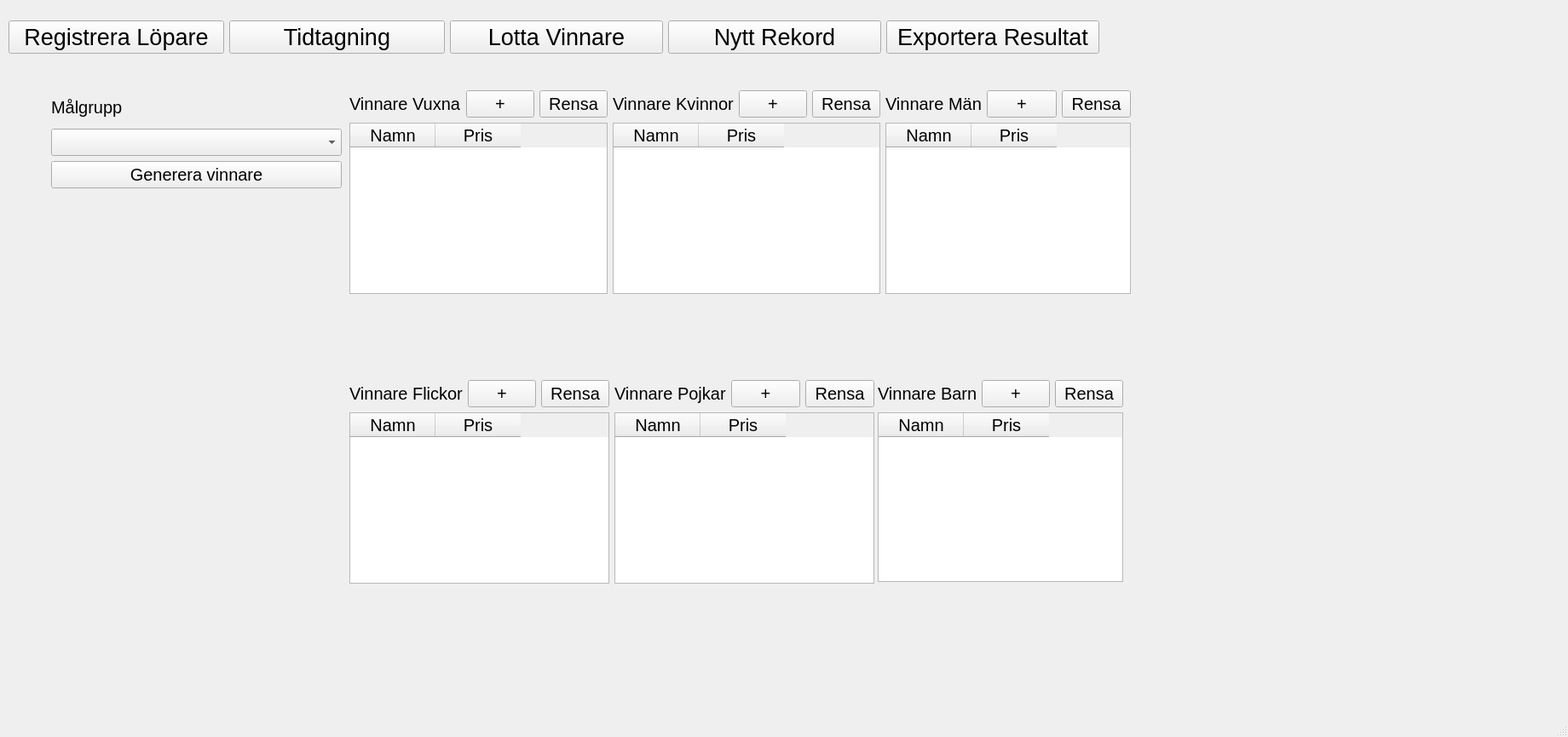
<?xml version="1.0" encoding="UTF-8"?>
<ui version="4.0">
 <class>MainWindow</class>
 <widget class="QMainWindow" name="MainWindow">
  <property name="geometry">
   <rect>
    <x>0</x>
    <y>0</y>
    <width>1840</width>
    <height>865</height>
   </rect>
  </property>
  <property name="sizePolicy">
   <sizepolicy hsizetype="Expanding" vsizetype="Expanding">
    <horstretch>0</horstretch>
    <verstretch>0</verstretch>
   </sizepolicy>
  </property>
  <property name="minimumSize">
   <size>
    <width>250</width>
    <height>0</height>
   </size>
  </property>
  <property name="font">
   <font>
    <pointsize>15</pointsize>
   </font>
  </property>
  <property name="windowTitle">
   <string>Älvsutloppet</string>
  </property>
  <widget class="QWidget" name="centralwidget">
   <widget class="QStackedWidget" name="stackedWidget">
    <property name="geometry">
     <rect>
      <x>10</x>
      <y>96</y>
      <width>1661</width>
      <height>731</height>
     </rect>
    </property>
    <property name="sizePolicy">
     <sizepolicy hsizetype="Expanding" vsizetype="Expanding">
      <horstretch>0</horstretch>
      <verstretch>0</verstretch>
     </sizepolicy>
    </property>
    <property name="currentIndex">
     <number>3</number>
    </property>
    <widget class="QWidget" name="starting">
     <widget class="QLabel" name="startImageLabel">
      <property name="geometry">
       <rect>
        <x>150</x>
        <y>70</y>
        <width>781</width>
        <height>421</height>
       </rect>
      </property>
      <property name="text">
       <string>TextLabel</string>
      </property>
     </widget>
    </widget>
    <widget class="QWidget" name="registerRunners">
     <widget class="QTableWidget" name="registerTable">
      <property name="geometry">
       <rect>
        <x>160</x>
        <y>0</y>
        <width>901</width>
        <height>481</height>
       </rect>
      </property>
      <property name="font">
       <font>
        <pointsize>15</pointsize>
       </font>
      </property>
      <attribute name="verticalHeaderVisible">
       <bool>false</bool>
      </attribute>
      <column>
       <property name="text">
        <string>StartNummer#</string>
       </property>
       <property name="font">
        <font>
         <pointsize>15</pointsize>
        </font>
       </property>
      </column>
      <column>
       <property name="text">
        <string>Namn</string>
       </property>
       <property name="font">
        <font>
         <pointsize>15</pointsize>
        </font>
       </property>
      </column>
      <column>
       <property name="text">
        <string>Kvinna</string>
       </property>
       <property name="font">
        <font>
         <pointsize>15</pointsize>
        </font>
       </property>
      </column>
      <column>
       <property name="text">
        <string>Man</string>
       </property>
       <property name="font">
        <font>
         <pointsize>15</pointsize>
        </font>
       </property>
      </column>
      <column>
       <property name="text">
        <string>Grön Bana</string>
       </property>
       <property name="font">
        <font>
         <pointsize>15</pointsize>
        </font>
       </property>
      </column>
      <column>
       <property name="text">
        <string>Orange Bana</string>
       </property>
       <property name="font">
        <font>
         <pointsize>15</pointsize>
        </font>
       </property>
      </column>
      <column>
       <property name="text">
        <string>Födelseår</string>
       </property>
       <property name="font">
        <font>
         <pointsize>15</pointsize>
        </font>
       </property>
      </column>
      <column>
       <property name="text">
        <string>Ta bort</string>
       </property>
       <property name="font">
        <font>
         <pointsize>15</pointsize>
        </font>
       </property>
      </column>
     </widget>
     <widget class="QPushButton" name="addRunnerButton">
      <property name="geometry">
       <rect>
        <x>10</x>
        <y>0</y>
        <width>141</width>
        <height>24</height>
       </rect>
      </property>
      <property name="font">
       <font>
        <pointsize>15</pointsize>
       </font>
      </property>
      <property name="text">
       <string>Lägg till löpare</string>
      </property>
     </widget>
     <widget class="QPushButton" name="clearRegisterTableButton">
      <property name="geometry">
       <rect>
        <x>10</x>
        <y>40</y>
        <width>131</width>
        <height>24</height>
       </rect>
      </property>
      <property name="text">
       <string>Töm listan</string>
      </property>
     </widget>
    </widget>
    <widget class="QWidget" name="OnGoingRace">
     <widget class="QTableWidget" name="resultTable">
      <property name="geometry">
       <rect>
        <x>220</x>
        <y>0</y>
        <width>901</width>
        <height>471</height>
       </rect>
      </property>
      <property name="font">
       <font>
        <pointsize>15</pointsize>
       </font>
      </property>
      <attribute name="horizontalHeaderStretchLastSection">
       <bool>false</bool>
      </attribute>
      <attribute name="verticalHeaderVisible">
       <bool>false</bool>
      </attribute>
      <column>
       <property name="text">
        <string>#</string>
       </property>
       <property name="font">
        <font>
         <pointsize>15</pointsize>
        </font>
       </property>
      </column>
      <column>
       <property name="text">
        <string>Tid</string>
       </property>
       <property name="font">
        <font>
         <pointsize>15</pointsize>
        </font>
       </property>
      </column>
      <column>
       <property name="text">
        <string>Namn</string>
       </property>
       <property name="font">
        <font>
         <pointsize>15</pointsize>
        </font>
       </property>
      </column>
      <column>
       <property name="text">
        <string>Spurttid</string>
       </property>
       <property name="font">
        <font>
         <pointsize>15</pointsize>
        </font>
       </property>
      </column>
      <column>
       <property name="text">
        <string>Ta bort</string>
       </property>
       <property name="font">
        <font>
         <pointsize>15</pointsize>
        </font>
       </property>
      </column>
     </widget>
     <widget class="QPushButton" name="undoButton">
      <property name="geometry">
       <rect>
        <x>10</x>
        <y>450</y>
        <width>118</width>
        <height>24</height>
       </rect>
      </property>
      <property name="font">
       <font>
        <pointsize>15</pointsize>
       </font>
      </property>
      <property name="text">
       <string>Ångra borttagen tid</string>
      </property>
     </widget>
     <widget class="QPushButton" name="startButton">
      <property name="geometry">
       <rect>
        <x>6</x>
        <y>54</y>
        <width>80</width>
        <height>24</height>
       </rect>
      </property>
      <property name="font">
       <font>
        <pointsize>15</pointsize>
       </font>
      </property>
      <property name="text">
       <string>Starta lopp</string>
      </property>
     </widget>
     <widget class="QPushButton" name="stopButton">
      <property name="geometry">
       <rect>
        <x>6</x>
        <y>114</y>
        <width>80</width>
        <height>24</height>
       </rect>
      </property>
      <property name="font">
       <font>
        <pointsize>15</pointsize>
       </font>
      </property>
      <property name="text">
       <string>Avsluta lopp</string>
      </property>
     </widget>
     <widget class="QPushButton" name="finishButton">
      <property name="geometry">
       <rect>
        <x>6</x>
        <y>84</y>
        <width>116</width>
        <height>24</height>
       </rect>
      </property>
      <property name="font">
       <font>
        <pointsize>15</pointsize>
       </font>
      </property>
      <property name="text">
       <string>Registrera målgång</string>
      </property>
     </widget>
     <widget class="QLabel" name="currentTimeLabel">
      <property name="geometry">
       <rect>
        <x>6</x>
        <y>5</y>
        <width>144</width>
        <height>43</height>
       </rect>
      </property>
      <property name="font">
       <font>
        <pointsize>36</pointsize>
        <bold>true</bold>
       </font>
      </property>
      <property name="text">
       <string>00:00.000</string>
      </property>
     </widget>
     <widget class="QPushButton" name="clearButton">
      <property name="geometry">
       <rect>
        <x>6</x>
        <y>144</y>
        <width>80</width>
        <height>24</height>
       </rect>
      </property>
      <property name="font">
       <font>
        <pointsize>15</pointsize>
       </font>
      </property>
      <property name="text">
       <string>Nollställ</string>
      </property>
     </widget>
    </widget>
    <widget class="QWidget" name="Randomizer">
     <widget class="QWidget" name="layoutWidget">
      <property name="geometry">
       <rect>
        <x>50</x>
        <y>10</y>
        <width>341</width>
        <height>115</height>
       </rect>
      </property>
      <layout class="QVBoxLayout" name="GenerateLayout">
       <item>
        <layout class="QHBoxLayout" name="horizontalLayout_2">
         <item>
          <layout class="QVBoxLayout" name="verticalLayout">
           <item>
            <widget class="QLabel" name="targetGroupLabel">
             <property name="font">
              <font>
               <pointsize>15</pointsize>
              </font>
             </property>
             <property name="text">
              <string>Målgrupp</string>
             </property>
            </widget>
           </item>
           <item>
            <widget class="QComboBox" name="targetGroupComboBox">
             <property name="font">
              <font>
               <pointsize>15</pointsize>
              </font>
             </property>
            </widget>
           </item>
          </layout>
         </item>
        </layout>
       </item>
       <item>
        <widget class="QPushButton" name="generateButton">
         <property name="font">
          <font>
           <pointsize>15</pointsize>
          </font>
         </property>
         <property name="text">
          <string>Generera vinnare</string>
         </property>
        </widget>
       </item>
      </layout>
     </widget>
     <widget class="QWidget" name="layoutWidget">
      <property name="geometry">
       <rect>
        <x>400</x>
        <y>10</y>
        <width>917</width>
        <height>239</height>
       </rect>
      </property>
      <layout class="QHBoxLayout" name="Winner_All_Female_Male_Layout">
       <item>
        <layout class="QVBoxLayout" name="verticalLayout_4">
         <item>
          <layout class="QHBoxLayout" name="horizontalLayout">
           <item>
            <widget class="QLabel" name="vinnersAdultsLabel">
             <property name="font">
              <font>
               <pointsize>15</pointsize>
              </font>
             </property>
             <property name="text">
              <string>Vinnare Vuxna</string>
             </property>
            </widget>
           </item>
           <item>
            <widget class="QPushButton" name="addToAdultsButton">
             <property name="text">
              <string>+</string>
             </property>
            </widget>
           </item>
           <item>
            <widget class="QPushButton" name="clearAdults">
             <property name="font">
              <font>
               <pointsize>15</pointsize>
              </font>
             </property>
             <property name="text">
              <string>Rensa</string>
             </property>
            </widget>
           </item>
          </layout>
         </item>
         <item>
          <widget class="QTableWidget" name="adultsWinnersTable">
           <property name="font">
            <font>
             <pointsize>15</pointsize>
            </font>
           </property>
           <attribute name="verticalHeaderVisible">
            <bool>false</bool>
           </attribute>
           <attribute name="verticalHeaderHighlightSections">
            <bool>true</bool>
           </attribute>
           <column>
            <property name="text">
             <string>Namn</string>
            </property>
            <property name="font">
             <font>
              <pointsize>15</pointsize>
             </font>
            </property>
           </column>
           <column>
            <property name="text">
             <string>Pris</string>
            </property>
            <property name="font">
             <font>
              <pointsize>15</pointsize>
             </font>
            </property>
           </column>
          </widget>
         </item>
        </layout>
       </item>
       <item>
        <layout class="QVBoxLayout" name="verticalLayout_5">
         <item>
          <layout class="QHBoxLayout" name="horizontalLayout_3">
           <item>
            <widget class="QLabel" name="vinnersFemaleLabel">
             <property name="font">
              <font>
               <pointsize>15</pointsize>
              </font>
             </property>
             <property name="text">
              <string>Vinnare Kvinnor</string>
             </property>
            </widget>
           </item>
           <item>
            <widget class="QPushButton" name="addToFemaleButton">
             <property name="text">
              <string>+</string>
             </property>
            </widget>
           </item>
           <item>
            <widget class="QPushButton" name="clearFemale">
             <property name="font">
              <font>
               <pointsize>15</pointsize>
              </font>
             </property>
             <property name="text">
              <string>Rensa</string>
             </property>
            </widget>
           </item>
          </layout>
         </item>
         <item>
          <widget class="QTableWidget" name="femaleWinnersTable">
           <property name="font">
            <font>
             <pointsize>15</pointsize>
            </font>
           </property>
           <attribute name="verticalHeaderVisible">
            <bool>false</bool>
           </attribute>
           <column>
            <property name="text">
             <string>Namn</string>
            </property>
            <property name="font">
             <font>
              <pointsize>15</pointsize>
             </font>
            </property>
           </column>
           <column>
            <property name="text">
             <string>Pris</string>
            </property>
            <property name="font">
             <font>
              <pointsize>15</pointsize>
             </font>
            </property>
           </column>
          </widget>
         </item>
        </layout>
       </item>
       <item>
        <layout class="QVBoxLayout" name="verticalLayout_6">
         <item>
          <layout class="QHBoxLayout" name="horizontalLayout_4">
           <item>
            <widget class="QLabel" name="vinnersMaleLabel">
             <property name="font">
              <font>
               <pointsize>15</pointsize>
              </font>
             </property>
             <property name="text">
              <string>Vinnare Män</string>
             </property>
            </widget>
           </item>
           <item>
            <widget class="QPushButton" name="addToMaleButton">
             <property name="text">
              <string>+</string>
             </property>
            </widget>
           </item>
           <item>
            <widget class="QPushButton" name="clearMale">
             <property name="font">
              <font>
               <pointsize>15</pointsize>
              </font>
             </property>
             <property name="text">
              <string>Rensa</string>
             </property>
            </widget>
           </item>
          </layout>
         </item>
         <item>
          <widget class="QTableWidget" name="maleWinnersTable">
           <property name="font">
            <font>
             <pointsize>15</pointsize>
            </font>
           </property>
           <attribute name="verticalHeaderVisible">
            <bool>false</bool>
           </attribute>
           <column>
            <property name="text">
             <string>Namn</string>
            </property>
            <property name="font">
             <font>
              <pointsize>15</pointsize>
             </font>
            </property>
           </column>
           <column>
            <property name="text">
             <string>Pris</string>
            </property>
            <property name="font">
             <font>
              <pointsize>15</pointsize>
             </font>
            </property>
           </column>
          </widget>
         </item>
        </layout>
       </item>
      </layout>
     </widget>
     <widget class="QWidget" name="layoutWidget">
      <property name="geometry">
       <rect>
        <x>400</x>
        <y>350</y>
        <width>616</width>
        <height>239</height>
       </rect>
      </property>
      <layout class="QHBoxLayout" name="Winners_Girls_Boys_Layout">
       <item>
        <layout class="QVBoxLayout" name="verticalLayout_7">
         <item>
          <layout class="QHBoxLayout" name="horizontalLayout_5">
           <item>
            <widget class="QLabel" name="vinnerGirlsLabel">
             <property name="font">
              <font>
               <pointsize>15</pointsize>
              </font>
             </property>
             <property name="text">
              <string>Vinnare Flickor</string>
             </property>
            </widget>
           </item>
           <item>
            <widget class="QPushButton" name="addToGirlsButton">
             <property name="text">
              <string>+</string>
             </property>
            </widget>
           </item>
           <item>
            <widget class="QPushButton" name="clearGirls">
             <property name="font">
              <font>
               <pointsize>15</pointsize>
              </font>
             </property>
             <property name="text">
              <string>Rensa</string>
             </property>
            </widget>
           </item>
          </layout>
         </item>
         <item>
          <widget class="QTableWidget" name="girlsWinnersTable">
           <property name="font">
            <font>
             <pointsize>15</pointsize>
            </font>
           </property>
           <attribute name="verticalHeaderVisible">
            <bool>false</bool>
           </attribute>
           <column>
            <property name="text">
             <string>Namn</string>
            </property>
            <property name="font">
             <font>
              <pointsize>15</pointsize>
             </font>
            </property>
           </column>
           <column>
            <property name="text">
             <string>Pris</string>
            </property>
            <property name="font">
             <font>
              <pointsize>15</pointsize>
             </font>
            </property>
           </column>
          </widget>
         </item>
        </layout>
       </item>
       <item>
        <layout class="QVBoxLayout" name="verticalLayout_8">
         <item>
          <layout class="QHBoxLayout" name="horizontalLayout_6">
           <item>
            <widget class="QLabel" name="vinnerBoysLabel">
             <property name="font">
              <font>
               <pointsize>15</pointsize>
              </font>
             </property>
             <property name="text">
              <string>Vinnare Pojkar</string>
             </property>
            </widget>
           </item>
           <item>
            <widget class="QPushButton" name="addToBoysButton">
             <property name="text">
              <string>+</string>
             </property>
            </widget>
           </item>
           <item>
            <widget class="QPushButton" name="clearBoys">
             <property name="font">
              <font>
               <pointsize>15</pointsize>
              </font>
             </property>
             <property name="text">
              <string>Rensa</string>
             </property>
            </widget>
           </item>
          </layout>
         </item>
         <item>
          <widget class="QTableWidget" name="boysWinnersTable">
           <property name="font">
            <font>
             <pointsize>15</pointsize>
            </font>
           </property>
           <attribute name="verticalHeaderVisible">
            <bool>false</bool>
           </attribute>
           <column>
            <property name="text">
             <string>Namn</string>
            </property>
            <property name="font">
             <font>
              <pointsize>15</pointsize>
             </font>
            </property>
           </column>
           <column>
            <property name="text">
             <string>Pris</string>
            </property>
            <property name="font">
             <font>
              <pointsize>15</pointsize>
             </font>
            </property>
           </column>
          </widget>
         </item>
        </layout>
       </item>
      </layout>
     </widget>
     <widget class="QWidget" name="layoutWidget_2">
      <property name="geometry">
       <rect>
        <x>1020</x>
        <y>350</y>
        <width>288</width>
        <height>237</height>
       </rect>
      </property>
      <layout class="QVBoxLayout" name="verticalLayout_9">
       <item>
        <layout class="QHBoxLayout" name="horizontalLayout_10">
         <item>
          <widget class="QLabel" name="vinnersChildrenLabel">
           <property name="font">
            <font>
             <pointsize>15</pointsize>
            </font>
           </property>
           <property name="text">
            <string>Vinnare Barn</string>
           </property>
          </widget>
         </item>
         <item>
          <widget class="QPushButton" name="addToChildrenButton">
           <property name="text">
            <string>+</string>
           </property>
          </widget>
         </item>
         <item>
          <widget class="QPushButton" name="clearChildren">
           <property name="font">
            <font>
             <pointsize>15</pointsize>
            </font>
           </property>
           <property name="text">
            <string>Rensa</string>
           </property>
          </widget>
         </item>
        </layout>
       </item>
       <item>
        <widget class="QTableWidget" name="childrenWinnersTable">
         <property name="font">
          <font>
           <pointsize>15</pointsize>
          </font>
         </property>
         <attribute name="verticalHeaderVisible">
          <bool>false</bool>
         </attribute>
         <attribute name="verticalHeaderHighlightSections">
          <bool>true</bool>
         </attribute>
         <column>
          <property name="text">
           <string>Namn</string>
          </property>
          <property name="font">
           <font>
            <pointsize>15</pointsize>
           </font>
          </property>
         </column>
         <column>
          <property name="text">
           <string>Pris</string>
          </property>
          <property name="font">
           <font>
            <pointsize>15</pointsize>
           </font>
          </property>
         </column>
        </widget>
       </item>
      </layout>
     </widget>
    </widget>
    <widget class="QWidget" name="NewRecord">
     <widget class="QComboBox" name="groupComboBox">
      <property name="geometry">
       <rect>
        <x>30</x>
        <y>110</y>
        <width>300</width>
        <height>24</height>
       </rect>
      </property>
      <property name="minimumSize">
       <size>
        <width>300</width>
        <height>0</height>
       </size>
      </property>
      <item>
       <property name="text">
        <string>Kvinna</string>
       </property>
      </item>
      <item>
       <property name="text">
        <string>Man</string>
       </property>
      </item>
      <item>
       <property name="text">
        <string>Flicka</string>
       </property>
      </item>
      <item>
       <property name="text">
        <string>Pojke</string>
       </property>
      </item>
     </widget>
     <widget class="QLineEdit" name="nameInput">
      <property name="geometry">
       <rect>
        <x>30</x>
        <y>50</y>
        <width>300</width>
        <height>24</height>
       </rect>
      </property>
     </widget>
     <widget class="QLabel" name="nameLabel">
      <property name="geometry">
       <rect>
        <x>30</x>
        <y>10</y>
        <width>300</width>
        <height>31</height>
       </rect>
      </property>
      <property name="minimumSize">
       <size>
        <width>300</width>
        <height>4</height>
       </size>
      </property>
      <property name="text">
       <string>Namn</string>
      </property>
     </widget>
     <widget class="QLabel" name="groupLabel">
      <property name="geometry">
       <rect>
        <x>30</x>
        <y>80</y>
        <width>300</width>
        <height>21</height>
       </rect>
      </property>
      <property name="minimumSize">
       <size>
        <width>300</width>
        <height>0</height>
       </size>
      </property>
      <property name="text">
       <string>Grupp</string>
      </property>
     </widget>
     <widget class="QLabel" name="timeLabel">
      <property name="geometry">
       <rect>
        <x>30</x>
        <y>140</y>
        <width>300</width>
        <height>21</height>
       </rect>
      </property>
      <property name="minimumSize">
       <size>
        <width>300</width>
        <height>0</height>
       </size>
      </property>
      <property name="text">
       <string>Tid</string>
      </property>
     </widget>
     <widget class="QLineEdit" name="timeInput">
      <property name="geometry">
       <rect>
        <x>30</x>
        <y>170</y>
        <width>300</width>
        <height>24</height>
       </rect>
      </property>
     </widget>
     <widget class="QPushButton" name="tryAddButton">
      <property name="geometry">
       <rect>
        <x>30</x>
        <y>200</y>
        <width>300</width>
        <height>31</height>
       </rect>
      </property>
      <property name="text">
       <string>Lägg till nytt rekord</string>
      </property>
     </widget>
     <widget class="QTableWidget" name="highScoreFemale">
      <property name="geometry">
       <rect>
        <x>380</x>
        <y>30</y>
        <width>256</width>
        <height>192</height>
       </rect>
      </property>
     </widget>
     <widget class="QTableWidget" name="highScoreMale">
      <property name="geometry">
       <rect>
        <x>680</x>
        <y>30</y>
        <width>256</width>
        <height>192</height>
       </rect>
      </property>
     </widget>
     <widget class="QTableWidget" name="highScoreGirls">
      <property name="geometry">
       <rect>
        <x>390</x>
        <y>270</y>
        <width>256</width>
        <height>192</height>
       </rect>
      </property>
     </widget>
     <widget class="QTableWidget" name="highScoreBoys">
      <property name="geometry">
       <rect>
        <x>680</x>
        <y>270</y>
        <width>256</width>
        <height>192</height>
       </rect>
      </property>
     </widget>
    </widget>
    <widget class="QWidget" name="exportResults">
     <widget class="QPushButton" name="exportButton_2">
      <property name="geometry">
       <rect>
        <x>0</x>
        <y>0</y>
        <width>157</width>
        <height>24</height>
       </rect>
      </property>
      <property name="font">
       <font>
        <pointsize>15</pointsize>
       </font>
      </property>
      <property name="text">
       <string>Exportera till Google Sheets</string>
      </property>
     </widget>
     <widget class="QTableWidget" name="exportTable">
      <property name="geometry">
       <rect>
        <x>170</x>
        <y>0</y>
        <width>891</width>
        <height>471</height>
       </rect>
      </property>
      <property name="font">
       <font>
        <pointsize>15</pointsize>
       </font>
      </property>
      <attribute name="verticalHeaderVisible">
       <bool>false</bool>
      </attribute>
      <column>
       <property name="text">
        <string>Plats#</string>
       </property>
       <property name="font">
        <font>
         <pointsize>15</pointsize>
        </font>
       </property>
      </column>
      <column>
       <property name="text">
        <string>StartNummer#</string>
       </property>
       <property name="font">
        <font>
         <pointsize>15</pointsize>
        </font>
       </property>
      </column>
      <column>
       <property name="text">
        <string>Tid</string>
       </property>
       <property name="font">
        <font>
         <pointsize>15</pointsize>
        </font>
       </property>
      </column>
      <column>
       <property name="text">
        <string>Namn</string>
       </property>
       <property name="font">
        <font>
         <pointsize>15</pointsize>
        </font>
       </property>
      </column>
      <column>
       <property name="text">
        <string>Kvinna</string>
       </property>
       <property name="font">
        <font>
         <pointsize>15</pointsize>
        </font>
       </property>
      </column>
      <column>
       <property name="text">
        <string>Man</string>
       </property>
       <property name="font">
        <font>
         <pointsize>15</pointsize>
        </font>
       </property>
      </column>
      <column>
       <property name="text">
        <string>Grön Bana</string>
       </property>
       <property name="font">
        <font>
         <pointsize>15</pointsize>
        </font>
       </property>
      </column>
      <column>
       <property name="text">
        <string>Orange Bana</string>
       </property>
       <property name="font">
        <font>
         <pointsize>15</pointsize>
        </font>
       </property>
      </column>
      <column>
       <property name="text">
        <string>Födelseår</string>
       </property>
       <property name="font">
        <font>
         <pointsize>15</pointsize>
        </font>
       </property>
      </column>
      <column>
       <property name="text">
        <string>Datum</string>
       </property>
       <property name="font">
        <font>
         <pointsize>15</pointsize>
        </font>
       </property>
      </column>
     </widget>
    </widget>
   </widget>
   <widget class="QWidget" name="layoutWidget">
    <property name="geometry">
     <rect>
      <x>10</x>
      <y>20</y>
      <width>1280</width>
      <height>48</height>
     </rect>
    </property>
    <layout class="QHBoxLayout" name="horizontalLayout_9">
     <item>
      <layout class="QHBoxLayout" name="horizontalLayout_7">
       <item>
        <widget class="QPushButton" name="registerButton">
         <property name="minimumSize">
          <size>
           <width>250</width>
           <height>0</height>
          </size>
         </property>
         <property name="font">
          <font>
           <pointsize>20</pointsize>
          </font>
         </property>
         <property name="text">
          <string>Registrera Löpare</string>
         </property>
        </widget>
       </item>
       <item>
        <widget class="QPushButton" name="timeButton">
         <property name="minimumSize">
          <size>
           <width>250</width>
           <height>0</height>
          </size>
         </property>
         <property name="font">
          <font>
           <pointsize>20</pointsize>
          </font>
         </property>
         <property name="text">
          <string>Tidtagning</string>
         </property>
        </widget>
       </item>
      </layout>
     </item>
     <item>
      <layout class="QHBoxLayout" name="horizontalLayout_8">
       <item>
        <widget class="QPushButton" name="randomButton">
         <property name="minimumSize">
          <size>
           <width>250</width>
           <height>0</height>
          </size>
         </property>
         <property name="font">
          <font>
           <pointsize>20</pointsize>
          </font>
         </property>
         <property name="text">
          <string>Lotta Vinnare</string>
         </property>
        </widget>
       </item>
       <item>
        <widget class="QPushButton" name="newRecordButton">
         <property name="minimumSize">
          <size>
           <width>250</width>
           <height>0</height>
          </size>
         </property>
         <property name="font">
          <font>
           <pointsize>20</pointsize>
          </font>
         </property>
         <property name="text">
          <string>Nytt Rekord</string>
         </property>
        </widget>
       </item>
       <item>
        <widget class="QPushButton" name="exportButton">
         <property name="minimumSize">
          <size>
           <width>250</width>
           <height>0</height>
          </size>
         </property>
         <property name="font">
          <font>
           <pointsize>20</pointsize>
          </font>
         </property>
         <property name="text">
          <string>Exportera Resultat</string>
         </property>
        </widget>
       </item>
      </layout>
     </item>
    </layout>
   </widget>
  </widget>
  <widget class="QMenuBar" name="menubar">
   <property name="geometry">
    <rect>
     <x>0</x>
     <y>0</y>
     <width>1840</width>
     <height>32</height>
    </rect>
   </property>
  </widget>
  <widget class="QStatusBar" name="statusbar"/>
 </widget>
 <resources/>
 <connections/>
</ui>
